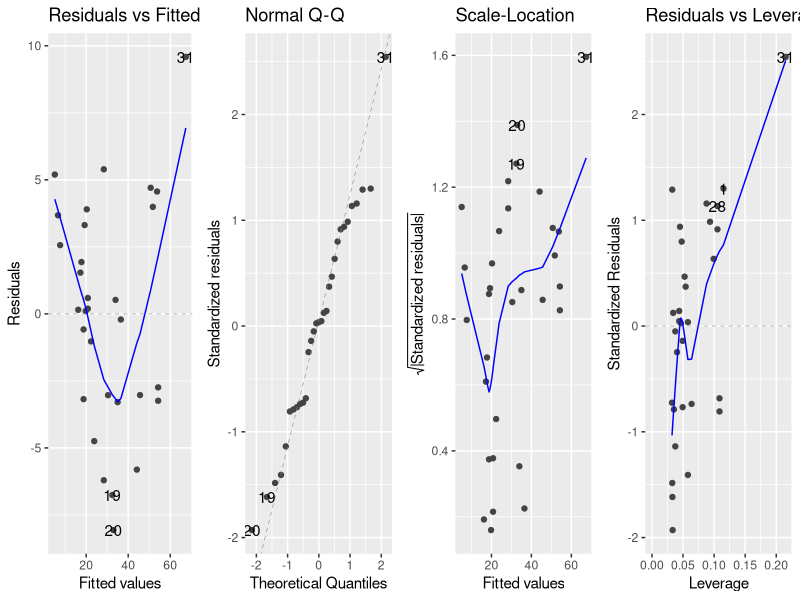
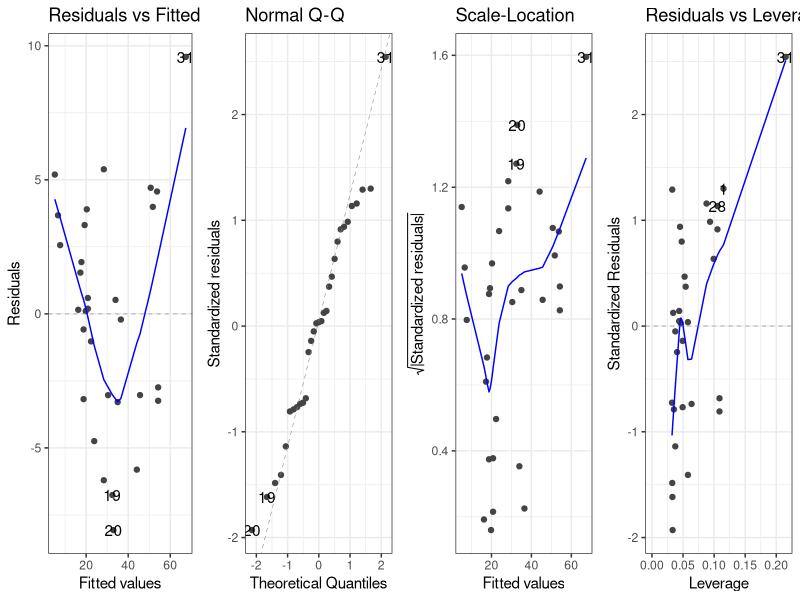
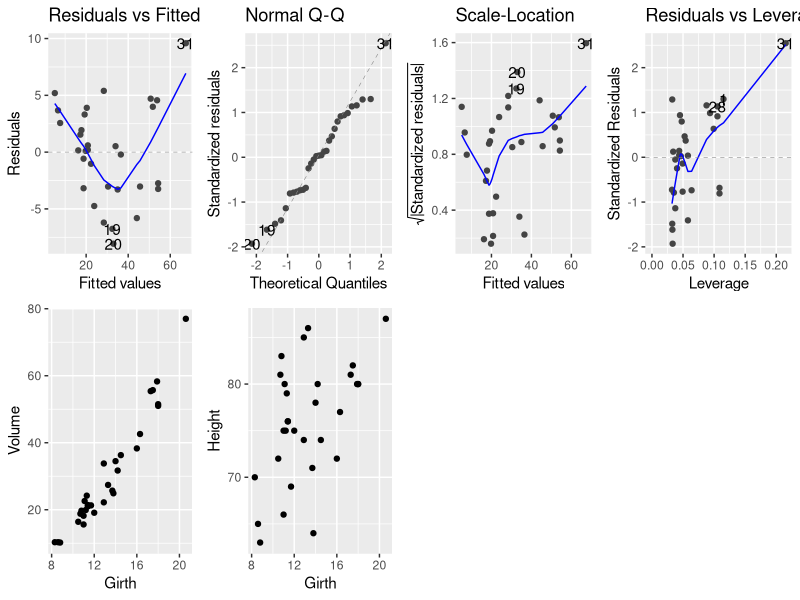
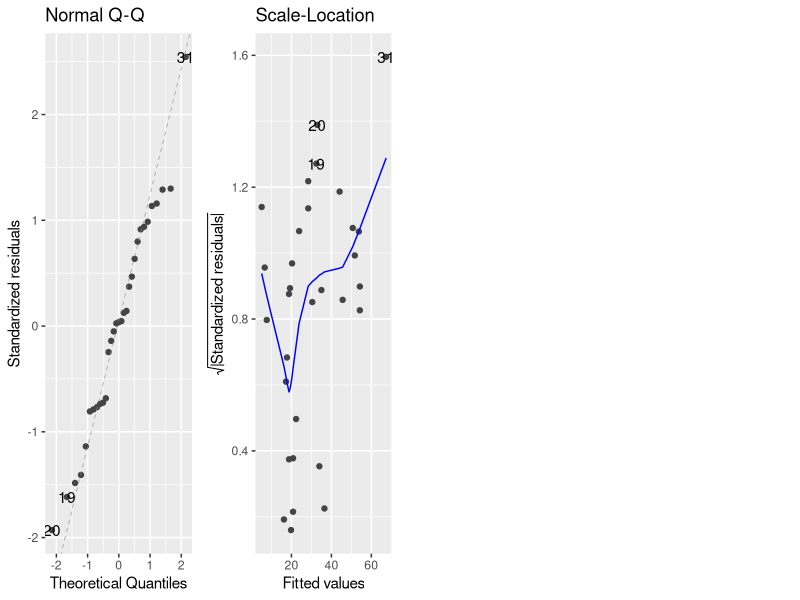
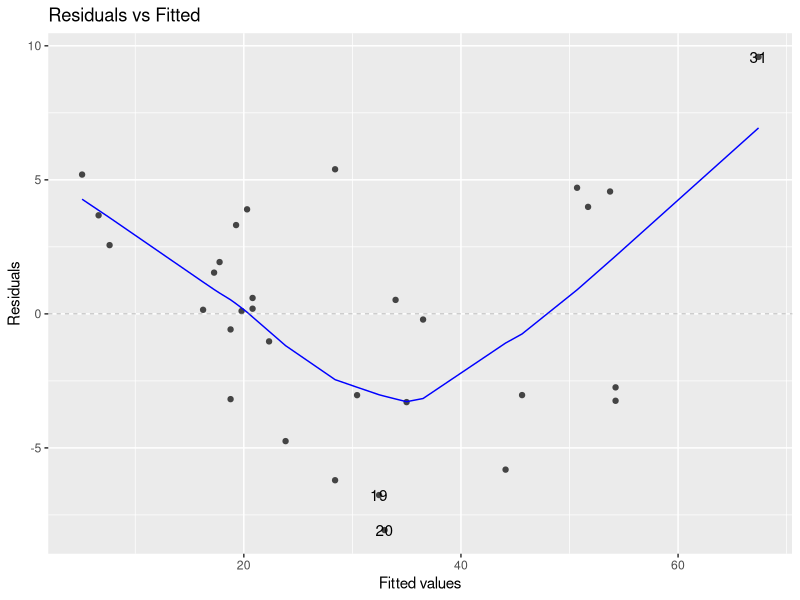
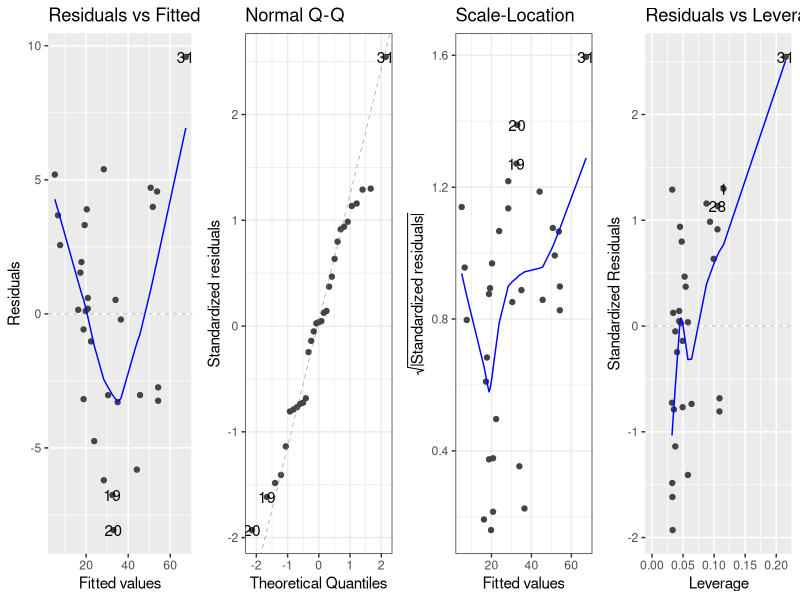
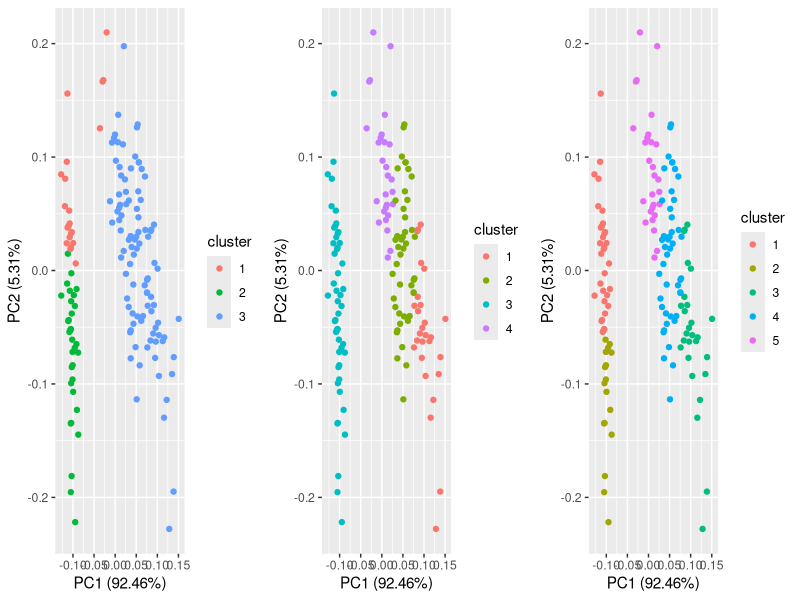
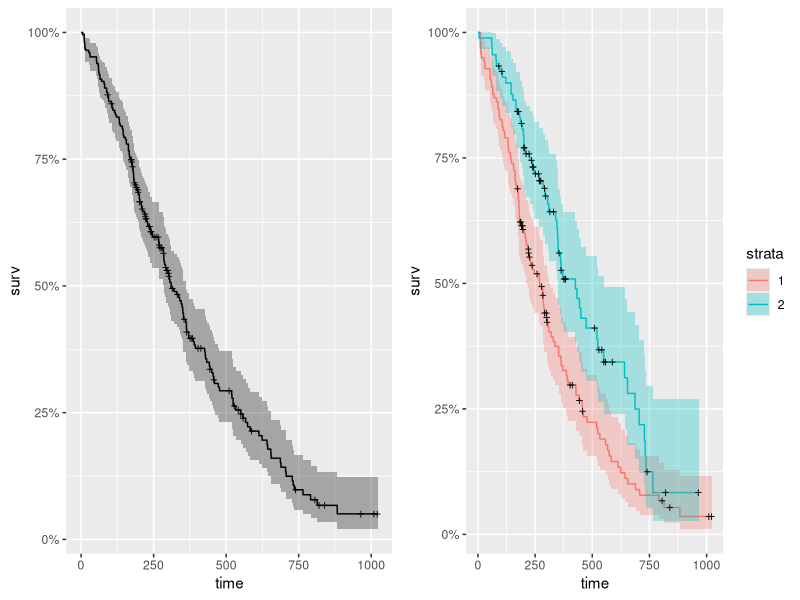

The R source for these figures, in order:
## ---- chunk 1
library(knitr)
opts_chunk$set(fig.width=6, fig.height=4, fig.path='figures/basics-', warning=FALSE)
## ---- chunk 2
library(ggfortify)
packageVersion('ggfortify')
## ---- chunk 3
res <- lm(Volume ~ Girth, data = trees)  
mp <- autoplot(res, ncol = 4)
mp
## ---- chunk 4
class(mp)
mp + theme_bw()
## ---- chunk 5
mp +
  (ggplot(trees, aes(Girth, Volume)) + geom_point()) +
  (ggplot(trees, aes(Girth, Height)) + geom_point())
## ---- chunk 6
mp[2:3]
## ---- chunk 7
mp[[1]]
## ---- chunk 8
mp[2:3] <- mp[2:3] + theme_bw()
mp
## ---- chunk 9
library(purrr)
res <- purrr::map(c(3, 4, 5), ~ kmeans(iris[-5], .))
autoplot(res, data = iris[-5], ncol = 3)
## ---- chunk 10
library(survival)
res <- list(a = survfit(Surv(time, status) ~ 1, data = lung),
            b = survfit(Surv(time, status) ~ sex, data = lung))
autoplot(res)
## ---- chunk 11
p1 <- ggplot(iris, aes(Petal.Width, Petal.Length)) + geom_point()
p2 <- ggplot(iris, aes(Petal.Width, Petal.Length)) + geom_point()
new('ggmultiplot', plots = list(p1, p2))
## ---- chunk 12
new('ggmultiplot', plots = list(p1, p2), ncol = 1)
